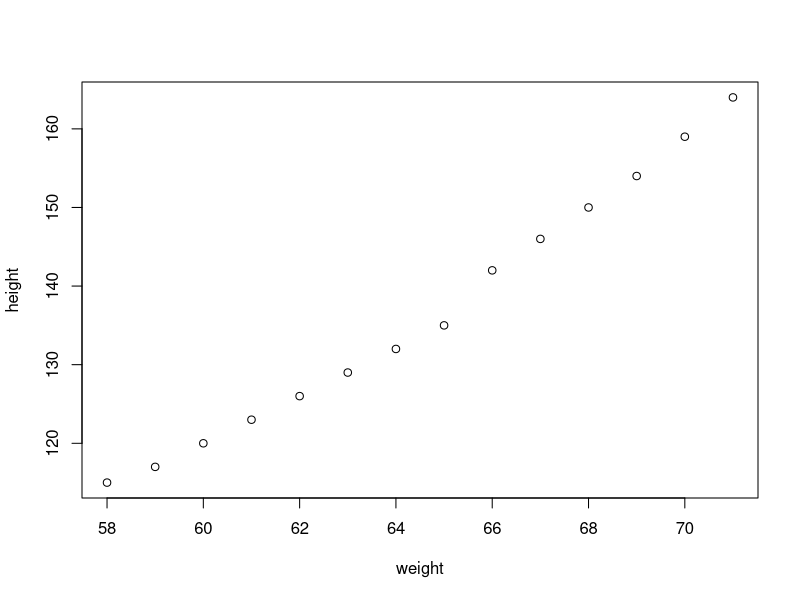

The R source for this figure:
weight <- c(58,  59,  60,  61,  62,  63,  64,  65,  66,  67,  68,  69,  70,  71)
height <- c(115, 117, 120, 123, 126, 129, 132, 135, 142, 146, 150, 154, 159, 164)
print(mean(height))
print(mean(weight))
print(cor(weight, height))
plot(weight, height)
